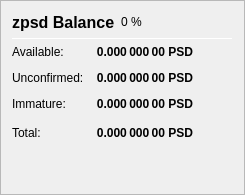
                   <widget class="QFrame" name="frame_ZerocoinBalances">
                    <property name="frameShape">
                     <enum>QFrame::StyledPanel</enum>
                    </property>
                    <property name="frameShadow">
                     <enum>QFrame::Raised</enum>
                    </property>
                    <layout class="QVBoxLayout" name="verticalLayout_7">
                     <item>
                      <layout class="QHBoxLayout" name="horizontalLayout_8" stretch="0,0,0">
                       <item>
                        <widget class="QLabel" name="label_5z_3">
                         <property name="minimumSize">
                          <size>
                           <width>0</width>
                           <height>20</height>
                          </size>
                         </property>
                         <property name="font">
                          <font>
                           <pointsize>12</pointsize>
                           <weight>75</weight>
                           <bold>true</bold>
                          </font>
                         </property>
                         <property name="text">
                          <string>zpsd Balance</string>
                         </property>
                        </widget>
                       </item>
                       <item>
                        <widget class="QLabel" name="labelzpsdPercent">
                         <property name="text">
                          <string notr="true">0 %</string>
                         </property>
                        </widget>
                       </item>
                       <item>
                        <spacer name="horizontalSpacer_11">
                         <property name="orientation">
                          <enum>Qt::Horizontal</enum>
                         </property>
                         <property name="sizeHint" stdset="0">
                          <size>
                           <width>40</width>
                           <height>20</height>
                          </size>
                         </property>
                        </spacer>
                       </item>
                      </layout>
                     </item>
                     <item>
                      <widget class="Line" name="line_ZerocoinBalance">
                       <property name="minimumSize">
                        <size>
                         <width>0</width>
                         <height>1</height>
                        </size>
                       </property>
                       <property name="maximumSize">
                        <size>
                         <width>16777215</width>
                         <height>1</height>
                        </size>
                       </property>
                       <property name="orientation">
                        <enum>Qt::Horizontal</enum>
                       </property>
                      </widget>
                     </item>
                     <item>
                      <layout class="QGridLayout" name="gridLayout_5">
                       <property name="spacing">
                        <number>12</number>
                       </property>
                       <item row="1" column="0">
                        <widget class="QLabel" name="labelzBalanceMatureText">
                         <property name="toolTip">
                          <string>Mature: more than 20 confirmation and more than 1 mint of the same denomination after it was minted.
These zpsd are spendable.</string>
                         </property>
                         <property name="text">
                          <string>Available:</string>
                         </property>
                        </widget>
                       </item>
                       <item row="1" column="1">
                        <widget class="QLabel" name="labelzBalanceMature">
                         <property name="font">
                          <font>
                           <weight>75</weight>
                           <bold>true</bold>
                          </font>
                         </property>
                         <property name="toolTip">
                          <string>Mature: more than 20 confirmation and more than 1 mint of the same denomination after it was minted.
These zpsd are spendable.</string>
                         </property>
                         <property name="text">
                          <string notr="true">0.000 000 00 PSD</string>
                         </property>
                         <property name="alignment">
                          <set>Qt::AlignRight|Qt::AlignTrailing|Qt::AlignVCenter</set>
                         </property>
                        </widget>
                       </item>
                       <item row="2" column="0">
                        <widget class="QLabel" name="labelzBalanceUnconfirmedText">
                         <property name="toolTip">
                          <string>Unconfirmed: less than 20 confirmations
Immature: confirmed, but less than 1 mint of the same denomination after it was minted</string>
                         </property>
                         <property name="text">
                          <string>Unconfirmed:</string>
                         </property>
                        </widget>
                       </item>
                       <item row="2" column="1">
                        <widget class="QLabel" name="labelzBalanceUnconfirmed">
                         <property name="font">
                          <font>
                           <weight>75</weight>
                           <bold>true</bold>
                          </font>
                         </property>
                         <property name="toolTip">
                          <string>Unconfirmed: less than 20 confirmations
Immature: confirmed, but less than 1 mint of the same denomination after it was minted</string>
                         </property>
                         <property name="text">
                          <string notr="true">0.000 000 00 PSD</string>
                         </property>
                         <property name="alignment">
                          <set>Qt::AlignRight|Qt::AlignTrailing|Qt::AlignVCenter</set>
                         </property>
                        </widget>
                       </item>
                       <item row="3" column="0">
                        <widget class="QLabel" name="labelzBalanceImmatureText">
                         <property name="toolTip">
                          <string>Unconfirmed: less than 20 confirmations
Immature: confirmed, but less than 1 mint of the same denomination after it was minted</string>
                         </property>
                         <property name="text">
                          <string>Immature:</string>
                         </property>
                        </widget>
                       </item>
                       <item row="3" column="1">
                        <widget class="QLabel" name="labelzBalanceImmature">
                         <property name="font">
                          <font>
                           <weight>75</weight>
                           <bold>true</bold>
                          </font>
                         </property>
                         <property name="toolTip">
                          <string>Unconfirmed: less than 20 confirmations
Immature: confirmed, but less than 1 mint of the same denomination after it was minted</string>
                         </property>
                         <property name="text">
                          <string notr="true">0.000 000 00 PSD</string>
                         </property>
                         <property name="alignment">
                          <set>Qt::AlignRight|Qt::AlignTrailing|Qt::AlignVCenter</set>
                         </property>
                        </widget>
                       </item>
                       <item row="4" column="0">
                        <widget class="QLabel" name="labelzBalanceText">
                         <property name="toolTip">
                          <string>Your current zpsd balance, unconfirmed and immature zpsd included.</string>
                         </property>
                         <property name="text">
                          <string>Total:</string>
                         </property>
                        </widget>
                       </item>
                       <item row="4" column="1">
                        <widget class="QLabel" name="labelzBalance">
                         <property name="font">
                          <font>
                           <weight>75</weight>
                           <bold>true</bold>
                          </font>
                         </property>
                         <property name="cursor">
                          <cursorShape>IBeamCursor</cursorShape>
                         </property>
                         <property name="toolTip">
                          <string>Your current zpsd balance, unconfirmed and immature zpsd included.</string>
                         </property>
                         <property name="text">
                          <string notr="true">0.000 000 00 PSD</string>
                         </property>
                         <property name="alignment">
                          <set>Qt::AlignRight|Qt::AlignTrailing|Qt::AlignVCenter</set>
                         </property>
                         <property name="textInteractionFlags">
                          <set>Qt::LinksAccessibleByMouse|Qt::TextSelectableByKeyboard|Qt::TextSelectableByMouse</set>
                         </property>
                        </widget>
                       </item>
                       <item row="4" column="2">
                        <spacer name="horizontalSpacer_4">
                         <property name="orientation">
                          <enum>Qt::Horizontal</enum>
                         </property>
                         <property name="sizeHint" stdset="0">
                          <size>
                           <width>40</width>
                           <height>20</height>
                          </size>
                         </property>
                        </spacer>
                       </item>
                      </layout>
                     </item>
                     <item>
                      <spacer name="verticalSpacer_4">
                       <property name="orientation">
                        <enum>Qt::Vertical</enum>
                       </property>
                       <property name="sizeHint" stdset="0">
                        <size>
                         <width>20</width>
                         <height>40</height>
                        </size>
                       </property>
                      </spacer>
                     </item>
                    </layout>
                   </widget>
